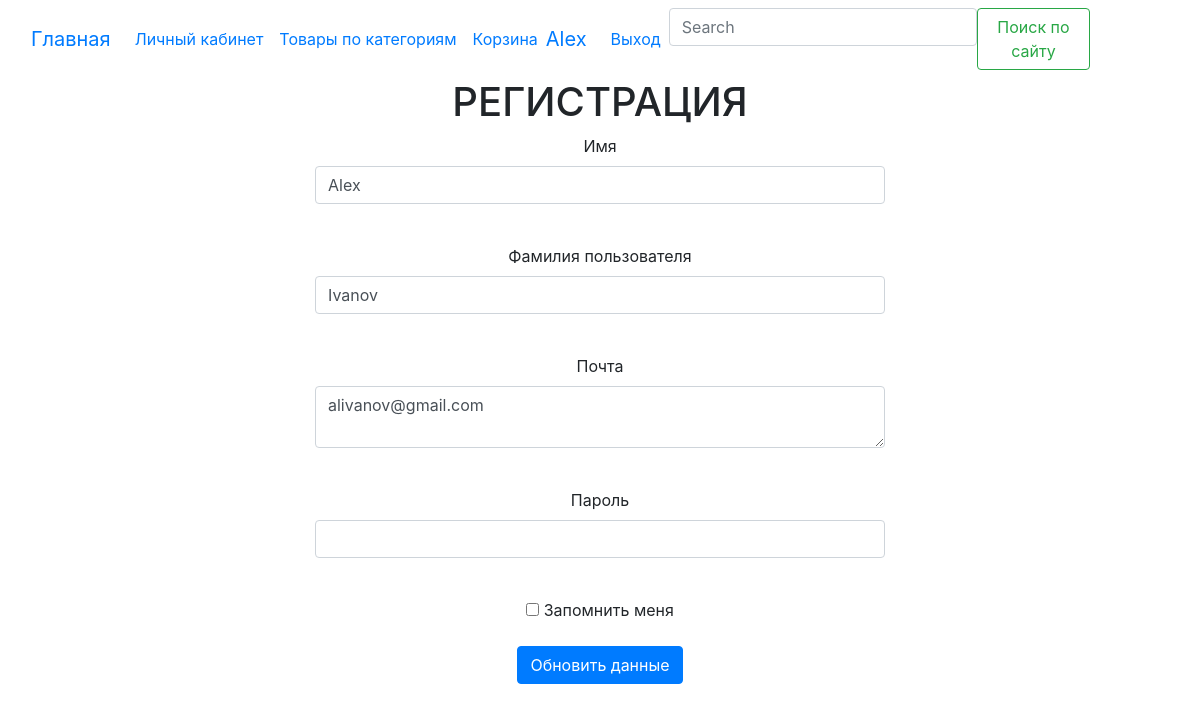
Page /lk (signed in) on the committed database.
### data/users.py (models this page shows, shortened)
class User(SqlAlchemyBase, UserMixin):
    __tablename__ = 'users'
    id = sqlalchemy.Column(sqlalchemy.Integer,
                           primary_key=True, autoincrement=True)
    name = sqlalchemy.Column(sqlalchemy.String)
    surname = sqlalchemy.Column(sqlalchemy.String)
    login = sqlalchemy.Column(sqlalchemy.String, index=True, unique=True, nullable=True)
    password = sqlalchemy.Column(sqlalchemy.String, nullable=True)
    prods = sqlalchemy.Column(sqlalchemy.String)
    pokupka = sqlalchemy.Column(sqlalchemy.String)

### main.py (the view, shortened to what this page needs)
@app.route("/lk", methods=['GET', 'POST'])
@login_required
def lk():
    form = ReloadForm()
    if request.method == "GET":
        db_sess = db_session.create_session()
        user = db_sess.query(User).filter(User.id == current_user.id).first()
        if user:
            form.name.data = user.name
            form.surname.data = user.surname
            form.login.data = user.login
            form.password.data = user.password
        else:
            abort(404)
    return render_template('lk.html', title='Личный кабинет', form=form)

### forms/user_reload.py
class ReloadForm(FlaskForm):
    name = EmailField('Имя', validators=[DataRequired()])
    surname = StringField('Фамилия пользователя', validators=[DataRequired()])
    login = TextAreaField("Почта", validators=[DataRequired()])
    password = PasswordField('Пароль', validators=[DataRequired()])
    remember_me = BooleanField('Запомнить меня')
    submit = SubmitField('Обновить данные')

### data/db_session.py (called while the page is built)
def create_session() -> Session:
    global __factory
    return __factory()

### main.py (called while the page is built)
@login_manager.user_loader
def load_user(user_id):
    db_sess = db_session.create_session()
    return db_sess.query(User).get(user_id)

### templates/lk.html (shortened to what this page needs)
{% extends "base.html" %}
{% block content %}
<div align="center">
    <div class=".row col-lg-6">
        <form action="" method="post" novalidate>
            <h1>РЕГИСТРАЦИЯ</h1>
            <p>
                {{ form.name.label }}<br>
                {{ form.name(class="form-control") }}<br>
            </p>
            <p>
                {{ form.surname.label }}<br>
                {{ form.surname(class="form-control") }}<br>
            </p>
            <p>
                {{ form.login.label }}<br>
                {{ form.login(class="form-control") }}<br>
            </p>
            <p>
                {{ form.password.label }}<br>
                {{ form.password(class="form-control", type="password") }}<br>
            </p>
            <p>{{ form.remember_me() }} {{ form.remember_me.label }}</p>
            <p>{{ form.submit(type="submit", class="btn btn-primary") }}</p>
        </form>
    </div>
</div>
{% endblock %}

### templates/base.html (shortened to what this page needs)
<!DOCTYPE html>
<html lang="en">
<head>
    <link rel="stylesheet"
          href="https://stackpath.bootstrapcdn.com/bootstrap/4.4.1/css/bootstrap.min.css"
>
</head>
<body>
<nav class="navbar navbar-expand-lg bg-body-tertiary">
    <div class="container-fluid">
        <a class="navbar-brand" href="http://127.0.0.1:5000/">Главная</a>
        <div class="collapse navbar-collapse" id="navbarSupportedContent">
            <ul class="navbar-nav me-auto mb-2 mb-lg-0">
                <li class="nav-item">
                    <a class="nav-link active" aria-current="page" href="http://127.0.0.1:5000/lk">Личный
                        кабинет</a>
                </li>
                <li class="nav-item">
                    <a class="nav-link" href="http://127.0.0.1:5000/kateg">Товары по категориям</a>
                </li>
                {% if current_user.is_authenticated %}
                <li class="nav-item">
                    <a class="nav-link" href="http://127.0.0.1:5000/korzina">Корзина</a>
                </li>
                <li>
                    <a class="navbar-brand" href="/lk">{{ current_user.name }}</a>
                </li>
                <li>
                    <a class="nav-link" href="/logout">Выход</a>
                </li>
                {% endif %}
            </ul>
            <form class="d-flex" role="search">
                <input class="form-control me-2" type="search" placeholder="Search" aria-label="Search">
                <button class="btn btn-outline-success" type="submit">Поиск по сайту</button>
            </form>
        </div>
    </div>
</nav>
{% block content %} {%endblock%}
</body>
</html>

### rows in the picture
User: name "Alex", surname "Ivanov", login "alivanov@gmail.com"
